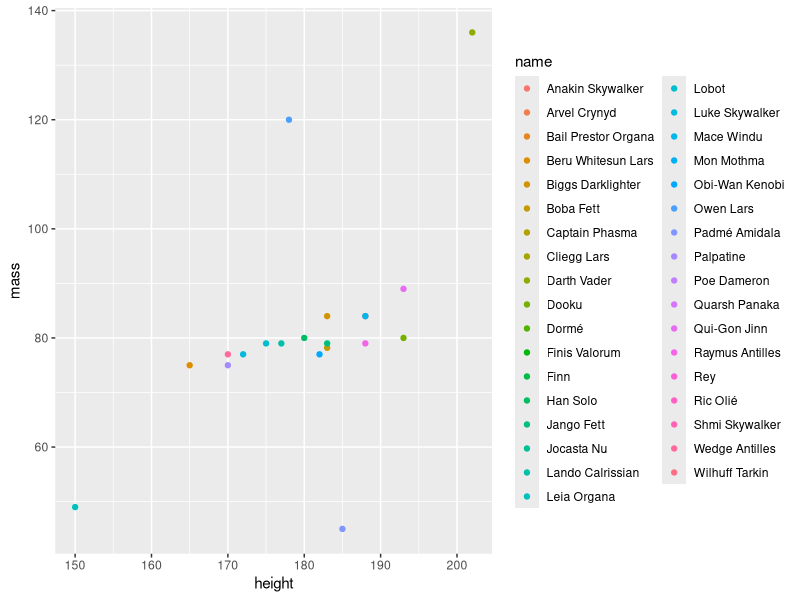
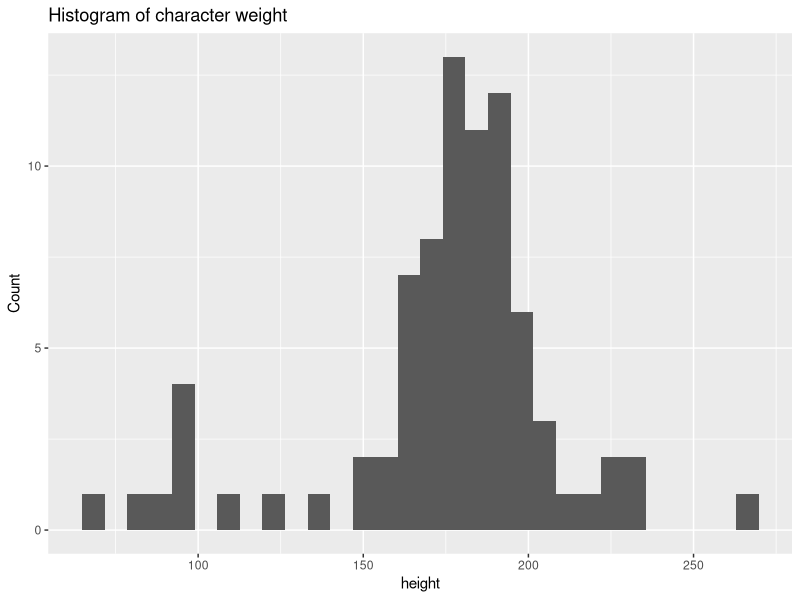
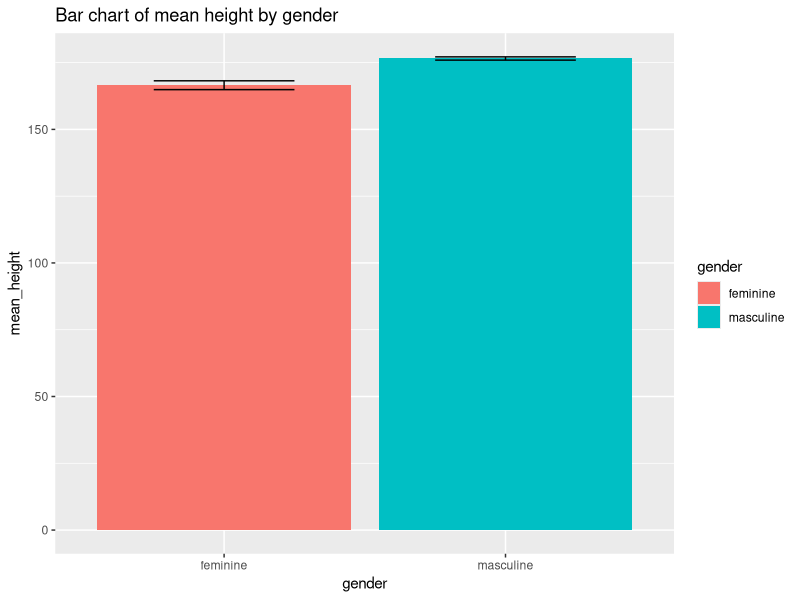
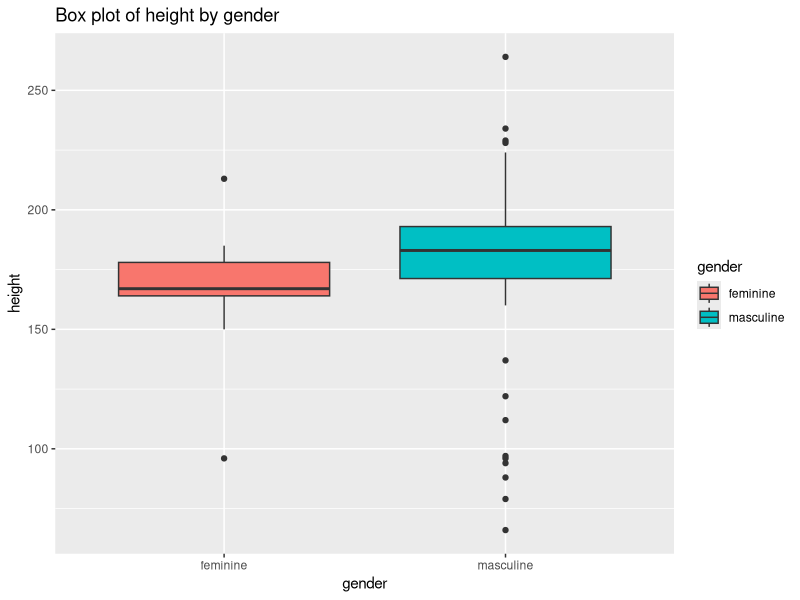
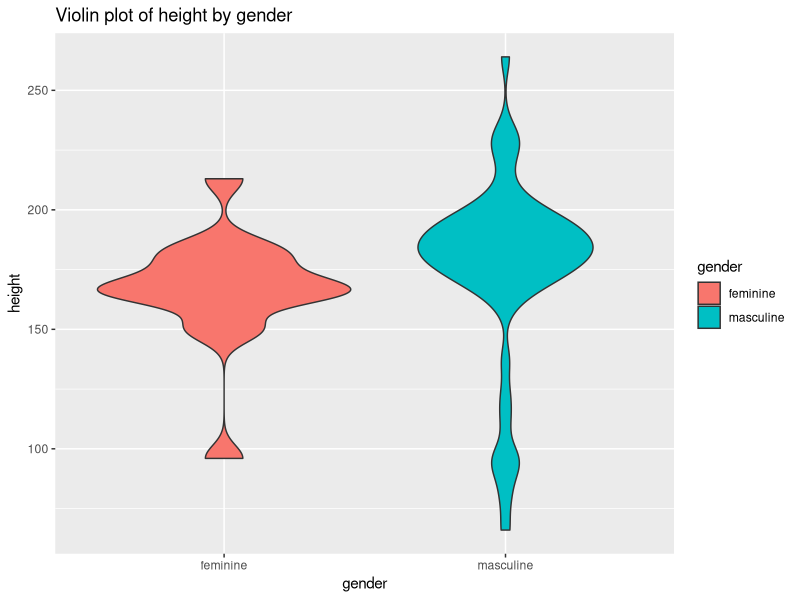

Recreate these plots in R, in order.
## ---- chunk 1

library(tidyverse) 

## ---- chunk 2

dplyr::starwars %>% 
  dplyr::filter(species == "Human") %>%
  ggplot2::ggplot(mapping = aes(x = height, y = mass, colour = name)) + 
  ggplot2::geom_point()

## ---- chunk 3

dplyr::starwars %>% 
  ggplot2::ggplot(aes(x = height)) +
  ggplot2::geom_histogram() +
  ggplot2::ggtitle("Histogram of character weight")+
  ggplot2::ylab("Count")

## ---- chunk 4
dplyr::starwars %>% 
  dplyr::filter(!is.na(gender) & !is.na(height)) %>% 
  dplyr::group_by(gender) %>% 
  dplyr::summarize(mean_height = mean(height), se_height = sd(height)/n()) %>% 
  ggplot2::ggplot(aes(x = gender, y = mean_height, fill = gender))+
  ggplot2::geom_bar(stat="identity") +
  ggplot2::geom_errorbar(aes(ymin = mean_height - se_height, ymax = mean_height + se_height),width = .5) +
  ggplot2::ggtitle("Bar chart of mean height by gender")
## ---- chunk 5
dplyr::starwars %>% 
  dplyr::filter(!is.na(gender) & !is.na(height)) %>% 
  ggplot2::ggplot(aes(x = gender, y = height, fill = gender))+
  ggplot2::geom_boxplot() +
  ggplot2::ggtitle("Box plot of height by gender")
## ---- chunk 6
dplyr::starwars %>% 
  dplyr::filter(!is.na(gender) & !is.na(height)) %>% 
  ggplot2::ggplot(aes(x = gender, y = height, fill = gender))+
  ggplot2::geom_violin() +
  ggplot2::ggtitle("Violin plot of height by gender")
